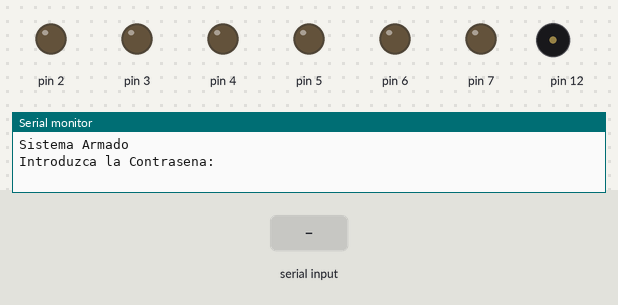
Recording of a sketch running on a simulated Arduino Uno, built with avr-gcc and run on an emulated ATmega328P. Parts: output pins drawn as LEDs (lit = HIGH), buzzer (waves = sounding), the last lines printed to the serial monitor. Dashed ring = blinking. The test bench sets the inputs (shaded band). Pins used as bus, display or sensor lines are not drawn.

Above: at 1.2 s.
1.3 s: "90,45\n" received over Serial
At 2.7 s:
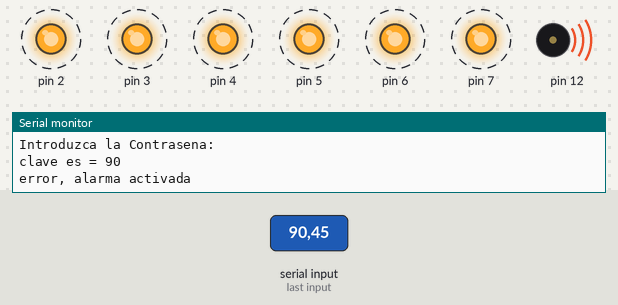
Timing chart, 0 to 10.3 s (numbered marks = the images above; inputs shaded):
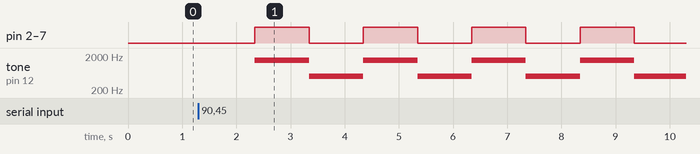

The sketch:

arduino.90alarmaprogramada.ino
```cpp
/*declaraciones*/
String entrada ;
String clave = "1234";
/*-------------*/

void setup() {
  Serial.begin(9600);
  for (int i = 0; i < 8; i++) {
    pinMode(i, OUTPUT);
  }
  pinMode(12, OUTPUT);
  Serial.println("Sistema Armado");
  Serial.println("Introduzca la Contrasena: ");
}

void loop() {

  if (Serial.available() > 0) {
    entrada = Serial.readString();
    entrada = entrada.toInt();
    Serial.print("clave es = ");
    Serial.println(entrada);
    if (entrada == clave) {
      Serial.print("exito, sistema desactivado");
      int contador = 0;
      while (contador < 2) { //while de 2 ciclos
        tone(12, 1000); //tono de 1K en buzzer 12
        delay(250);     //por 1/4 segundo
        noTone(12);     //apagar buzzer
        delay(250);     //por 1/4 segundo
        contador = contador + 1; //aumentar en 1
      }
    }
    else { //o si no te equivocaste
      Serial.print("error, alarma activada");
      Serial.end();
      alarma(); //ejecutar funcion alarma
    }
  }
}


void alarma() { //funcion de alarma
  while (1) { //bucle infinito, no tiene salida

    for (int i = 0; i < 8; i++) {//for 0 hasta el 7
      digitalWrite(i, HIGH); //encender las salidas 0-7
    }
    tone(12, 1500); //tone pin12 1500 hertz
    delay(1000);    //por un segundo

    for (int i = 0; i < 8; i++) {//for 0 hasta el 7
      digitalWrite(i, LOW); //apagar las salidas 0-7
    }
    tone(12, 500);//tone pin12 500 hertz
    delay(1000);  //por un segundo
  }
}
```

Measured:
- after the input at 1.3 s, pin 2–7: alternates HIGH for 1.0 s and LOW for 1.0 s, starting after 1.0 s; tone on pin 12: alternates 1500 Hz for 1.0 s and 500 Hz for 1.0 s, starting after 1.0 s
